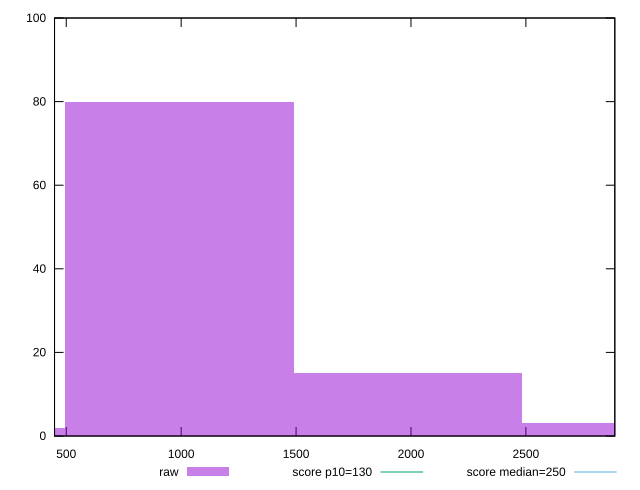

The script that saved this image:
reset

$raw <<EOF
993.1288818307277 80
1986.2577636614553 15
2979.386645492183 3
0 2
EOF

set key outside below
set boxwidth 993.1288818307277
set xrange [449:2887]
set yrange [0:100]
set trange [0:100]
set style fill transparent solid 0.5 noborder

set parametric
set terminal svg size 640, 490 enhanced background rgb 'white'
set output "report_00013_2021-02-09T12-04-24.940Z/max-potential-fid/samples/pages/raw/histogram.svg"

plot $raw title "raw" with boxes, \
     130,t title "score p10=130", \
     250,t title "score median=250"

reset
